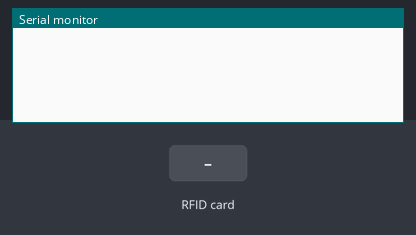
A sketch run on a simulated Arduino Uno, built with avr-gcc and run on an emulated ATmega328P. Shown: the last lines printed to the serial monitor. The test bench sets the inputs (shaded band).

Above: at 1.2 s.
1.3 s: RFID card 9E F9 CE 83 held to the reader
At 1.8 s:
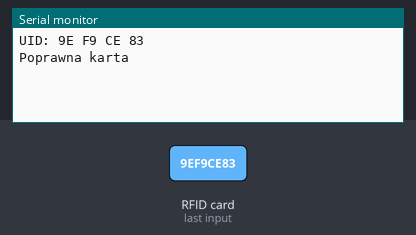
2.8 s: RFID card 5E 7A 19 C4 held to the reader
At 3.1 s:
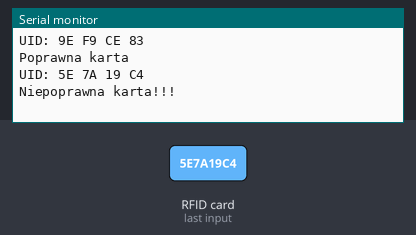

The sketch:

15a_RFID_RC522_serial.ino
```cpp
#include <SPI.h>
#include <MFRC522.h>
#define SS_PIN 10
#define RST_PIN 9

MFRC522 rfid(SS_PIN, RST_PIN);

const byte poprawna_karta[] = {0x9E, 0xF9, 0xCE, 0x83};

void setup() {
  Serial.begin(9600);
  SPI.begin(); // Inicjalizacja szyny SPI
  rfid.PCD_Init(); // Inicjalizacja RC522
}

void loop() {
  // Szukanie nowej karty RFID
  if ( ! rfid.PICC_IsNewCardPresent())
    return;

  // Pobranie UID z karty
  if ( ! rfid.PICC_ReadCardSerial())
    return;

  // Wysłanie UID karty na serial
  Serial.print("UID: ");
  for (int i = 0; i < rfid.uid.size; i++) {
    Serial.print(rfid.uid.uidByte[i], HEX);
    Serial.print(" ");
  }
  Serial.println("");

  // Porównanie UID karty z zapisanym w pamięci
  if (rfid.uid.uidByte[0] == poprawna_karta[0] &&
      rfid.uid.uidByte[1] == poprawna_karta[1] &&
      rfid.uid.uidByte[2] == poprawna_karta[2] &&
      rfid.uid.uidByte[3] == poprawna_karta[3] )
  {
    // Poprawna karta
    Serial.println("Poprawna karta");
  }
  else
  {
    // Niepoprawna karta
    Serial.println("Niepoprawna karta!!!");
  }

  // Zatrzymanie odczytu karty RFID
  rfid.PICC_HaltA();
}
```

Measured:
- after the input at 1.3 s, the serial monitor: prints a new line at once (image 1)
- after the input at 2.8 s, the serial monitor: prints a new line at once (image 2)
